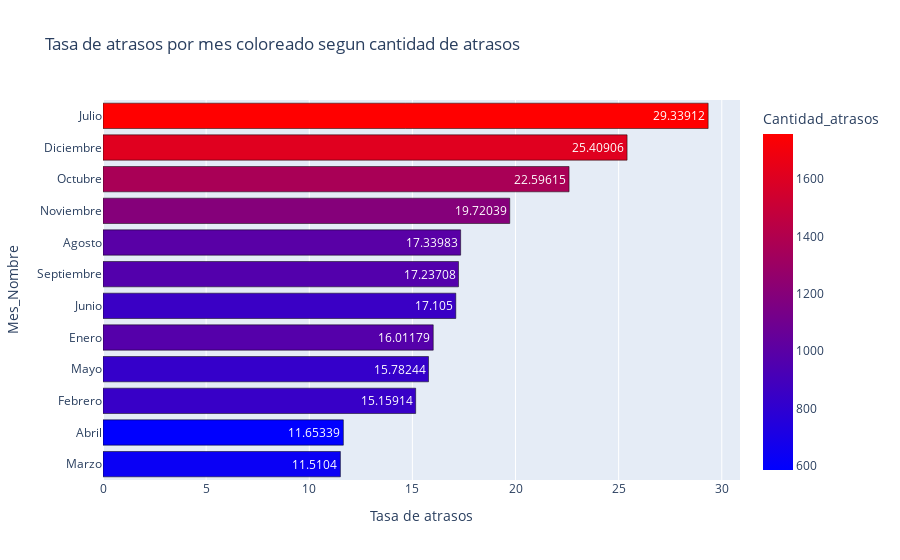

This figure's notebook cell:
### Markdown cell above
#### Grafico de tasa de atrasos por mes coloreado por cantidad de atrasos

### Code cell
fig = px.bar(Mes.sort_values('Tasa de atrasos'
                             ,ascending=True)
             , y='Mes_Nombre'
             , x='Tasa de atrasos'
             , color_continuous_scale= 'Bluered'
             , color='Cantidad_atrasos'
             , title= 'Tasa de atrasos por mes coloreado segun cantidad de atrasos'
             , text_auto= True)
            
fig.update_traces( marker_line_color = 'black')

fig.show()

### Figure 1 — Plotly figure (JSON) as saved in the notebook; plotly's stock layout.template omitted (floating-point values rounded to 4 significant figures)
{"data": [{"alignmentgroup": "True", "hovertemplate": "Tasa de atrasos=%{x}<br>Mes_Nombre=%{y}<br>Cantidad_atrasos=%{marker.color}<extra></extra>", "legendgroup": "", "marker": {"color": [631, 585, 843, 827, 978, 852, 967, 996, 1199, 1363, 1615, 1758], "coloraxis": "coloraxis", "line": {"color": "black"}, "pattern": {"shape": ""}}, "name": "", "offsetgroup": "", "orientation": "h", "showlegend": false, "textposition": "auto", "texttemplate": "%{x}", "type": "bar", "x": [11.51, 11.65, 15.16, 15.78, 16.01, 17.1, 17.24, 17.34, 19.72, 22.6, 25.41, 29.34], "xaxis": "x", "y": ["Marzo", "Abril", "Febrero", "Mayo", "Enero", "Junio", "Septiembre", "Agosto", "Noviembre", "Octubre", "Diciembre", "Julio"], "yaxis": "y"}], "layout": {"barmode": "relative", "coloraxis": {"colorbar": {"title": {"text": "Cantidad_atrasos"}}, "colorscale": [[0, "rgb(0,0,255)"], [1, "rgb(255,0,0)"]]}, "legend": {"tracegroupgap": 0}, "title": {"text": "Tasa de atrasos por mes coloreado segun cantidad de atrasos"}, "xaxis": {"anchor": "y", "domain": [0, 1], "title": {"text": "Tasa de atrasos"}}, "yaxis": {"anchor": "x", "domain": [0, 1], "title": {"text": "Mes_Nombre"}}}}
